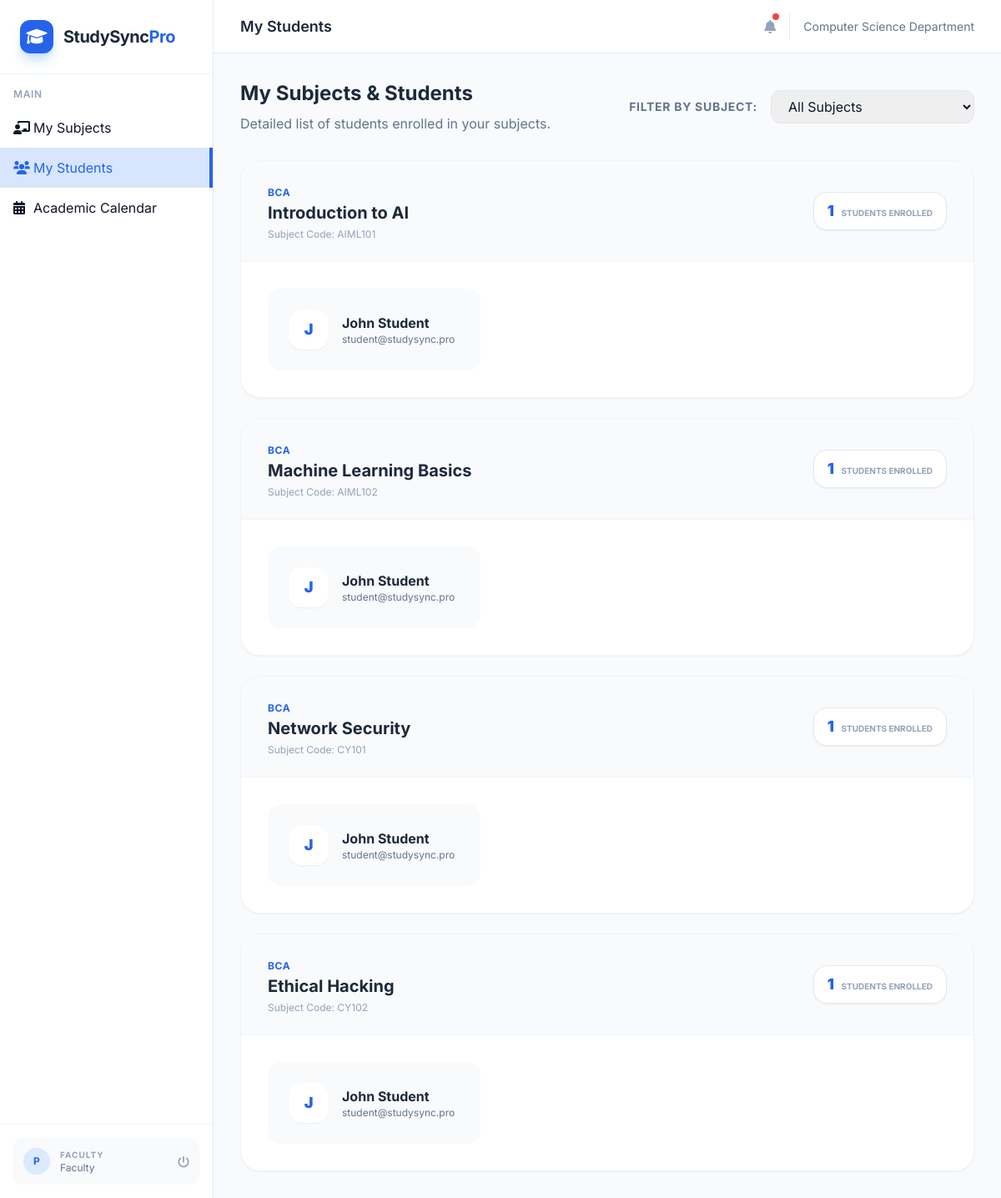
The app's page /faculty/my_students (signed in) with its own data.
### models.py (models this page shows)
class User(db.Model, UserMixin):
    __tablename__ = 'user'
    id = db.Column(db.Integer, primary_key=True)
    name = db.Column(db.String(100), nullable=False)
    email = db.Column(db.String(120), unique=True, nullable=False)
    password = db.Column(db.String(200), nullable=False)
    role = db.Column(db.String(20), nullable=False) # hod, faculty, student
    department = db.Column(db.String(100))
    subjects_taught = db.relationship('Subject', backref='faculty', lazy=True)
    enrollments = db.relationship('Enrollment', backref='student', lazy=True)
    events_created = db.relationship('Event', backref='creator', lazy=True, foreign_keys='Event.created_by')
    personal_reminders = db.relationship('Event', backref='owner', lazy=True, foreign_keys='Event.user_id')

class Course(db.Model):
    id = db.Column(db.Integer, primary_key=True)
    name = db.Column(db.String(100), nullable=False)
    department = db.Column(db.String(100), nullable=False)
    specializations = db.relationship('Specialization', backref='course', lazy=True, cascade="all, delete-orphan")
    subjects = db.relationship('Subject', backref='course', lazy=True, cascade="all, delete-orphan")

class Subject(db.Model):
    id = db.Column(db.Integer, primary_key=True)
    name = db.Column(db.String(100), nullable=False)
    code = db.Column(db.String(20), unique=True)
    course_id = db.Column(db.Integer, db.ForeignKey('course.id'), nullable=False)
    specialization_id = db.Column(db.Integer, db.ForeignKey('specialization.id'))
    faculty_id = db.Column(db.Integer, db.ForeignKey('user.id'))
    modules = db.relationship('Module', backref='subject', lazy=True, cascade="all, delete-orphan")
    enrollments = db.relationship('Enrollment', backref='subject', lazy=True, cascade="all, delete-orphan")
    events = db.relationship('Event', backref='subject', lazy=True, cascade="all, delete-orphan")

### routes/faculty.py (the view)
@faculty_bp.route('/my_students')
@login_required
def my_students():
    if current_user.role != 'faculty':
        return redirect(url_for('index'))
    subjects = Subject.query.filter_by(faculty_id=current_user.id).all()
    subject_details = []
    for sub in subjects:
        enrollments = Enrollment.query.filter_by(subject_id=sub.id).all()
        students = [en.student for en in enrollments]
        subject_details.append({
            'subject': sub,
            'students': students
        })
    return render_template('faculty_students.html', subject_details=subject_details)

### templates/faculty_students.html (shortened to what this page needs)
{% extends "base.html" %}
{% block header_title %}My Students{% endblock %}
{% block content %}
<div class="flex items-center justify-between mb-8">
    <div>
        <h3 class="text-2xl font-bold text-slate-800 mb-2">My Subjects & Students</h3>
        <p class="text-slate-500">Detailed list of students enrolled in your subjects.</p>
    </div>
    <div class="flex items-center space-x-4">
        <label class="text-sm font-bold text-slate-500 uppercase tracking-wider">Filter by Subject:</label>
        <select onchange="filterSubjects(this.value)" class="px-4 py-2 rounded-xl border border-slate-200 focus:border-blue-500 outline-none transition-all">
            <option value="all">All Subjects</option>
        </select>
    </div>
</div>
<div class="space-y-6">
    {% for detail in subject_details %}
    <div id="subject-{{ detail.subject.id }}" class="subject-section bg-white rounded-3xl shadow-sm border border-slate-100 overflow-hidden">
        <div class="bg-slate-50 px-8 py-6 flex items-center justify-between border-b border-slate-100">
            <div>
                <span class="text-xs font-bold text-blue-600 uppercase tracking-wider">{{ detail.subject.course.name }}</span>
                <h4 class="text-xl font-bold text-slate-800">{{ detail.subject.name }}</h4>
                <p class="text-xs text-slate-400 mt-1">Subject Code: {{ detail.subject.code }}</p>
            </div>
            <div class="px-4 py-2 bg-white border border-slate-200 rounded-2xl shadow-sm">
                <span class="text-lg font-black text-blue-600">{{ detail.students | length }}</span>
                <span class="text-[10px] font-bold text-slate-400 uppercase ml-1">Students Enrolled</span>
            </div>
        </div>
        <div class="p-8">
            {% if detail.students %}
            <div class="grid grid-cols-1 md:grid-cols-2 lg:grid-cols-3 gap-6">
                {% for student in detail.students %}
                <div class="p-6 bg-slate-50 rounded-2xl border border-transparent hover:border-blue-200 hover:bg-blue-50 transition-all group">
                    <div class="flex items-center space-x-4">
                        <div class="w-12 h-12 rounded-2xl bg-white shadow-sm flex items-center justify-center text-blue-600 font-black text-lg group-hover:scale-110 transition-transform">
                            {{ student.name[0] | upper }}
                        </div>
                        <div class="flex-1 min-w-0">
                            <h5 class="font-bold text-slate-800 truncate">{{ student.name }}</h5>
                            <p class="text-xs text-slate-500 truncate">{{ student.email }}</p>
                        </div>
                    </div>
                </div>
                {% endfor %}
            </div>
            {% endif %}
        </div>
    </div>
    {% endfor %}
</div>
{% endblock %}

### templates/base.html (shortened to what this page needs)
<!DOCTYPE html>
<html lang="en">
<head>
    <script src="https://cdn.tailwindcss.com"></script>
    <link href="https://cdnjs.cloudflare.com/ajax/libs/font-awesome/6.0.0/css/all.min.css" rel="stylesheet">
</head>
<body class="bg-slate-50 text-slate-900">
    {% if current_user.is_authenticated %}
    <div class="flex h-screen overflow-hidden">
        <aside class="w-64 bg-white border-r border-slate-200 flex-shrink-0 hidden md:flex flex-col">
            <div class="p-6 border-b border-slate-100">
                <div class="flex items-center space-x-3">
                    <div class="w-10 h-10 bg-blue-600 rounded-xl flex items-center justify-center text-white shadow-lg shadow-blue-200">
                        <i class="fas fa-graduation-cap text-xl"></i>
                    </div>
                    <span class="text-xl font-bold tracking-tight text-slate-800">StudySync<span class="text-blue-600">Pro</span></span>
                </div>
            </div>
            <nav class="flex-1 overflow-y-auto py-4">
                <div class="px-4 mb-2 text-xs font-semibold text-slate-400 uppercase tracking-wider">Main</div>
                {% if current_user.role == 'hod' %}
                <a href="{{ url_for('hod.dashboard') }}" class="sidebar-link flex items-center px-4 py-3 transition-colors {{ 'active' if request.endpoint == 'hod.dashboard' }}">
                    <i class="fas fa-chart-pie w-6"></i> <span>Dashboard</span>
                </a>
                <a href="{{ url_for('hod.manage_courses') }}" class="sidebar-link flex items-center px-4 py-3 transition-colors {{ 'active' if 'course' in request.endpoint }}">
                    <i class="fas fa-university w-6"></i> <span>Courses</span>
                </a>
                <a href="{{ url_for('hod.manage_specializations') }}" class="sidebar-link flex items-center px-4 py-3 transition-colors {{ 'active' if 'specialization' in request.endpoint }}">
                    <i class="fas fa-tags w-6"></i> <span>Specializations</span>
                </a>
                <a href="{{ url_for('hod.manage_subjects') }}" class="sidebar-link flex items-center px-4 py-3 transition-colors {{ 'active' if 'subject' in request.endpoint }}">
                    <i class="fas fa-book w-6"></i> <span>Subjects</span>
                </a>
                <a href="{{ url_for('hod.manage_users') }}" class="sidebar-link flex items-center px-4 py-3 transition-colors {{ 'active' if 'manage_users' in request.endpoint }}">
                    <i class="fas fa-user-plus w-6"></i> <span>Manage Users</span>
                </a>
                <div class="px-4 py-2 mt-4 text-[10px] font-black uppercase tracking-widest text-slate-400">Directory</div>
                <a href="{{ url_for('hod.view_faculty') }}" class="sidebar-link flex items-center px-4 py-3 transition-colors {{ 'active' if 'view_faculty' in request.endpoint }}">
                    <i class="fas fa-chalkboard-teacher w-6"></i> <span>Faculty</span>
                </a>
                <a href="{{ url_for('hod.view_students') }}" class="sidebar-link flex items-center px-4 py-3 transition-colors {{ 'active' if 'view_students' in request.endpoint }}">
                    <i class="fas fa-user-graduate w-6"></i> <span>Students</span>
                </a>
            {% elif current_user.role == 'faculty' %}
                <a href="{{ url_for('faculty.dashboard') }}" class="sidebar-link flex items-center px-4 py-3 transition-colors {{ 'active' if request.endpoint == 'faculty.dashboard' }}">
                    <i class="fas fa-chalkboard-teacher w-6"></i> <span>My Subjects</span>
                </a>
                <a href="{{ url_for('faculty.my_students') }}" class="sidebar-link flex items-center px-4 py-3 transition-colors {{ 'active' if request.endpoint == 'faculty.my_students' }}">
                    <i class="fas fa-users w-6"></i> <span>My Students</span>
                </a>
                <a href="{{ url_for('faculty.calendar') }}" class="sidebar-link flex items-center px-4 py-3 transition-colors {{ 'active' if request.endpoint == 'faculty.calendar' }}">
                    <i class="fas fa-calendar-alt w-6"></i> <span>Academic Calendar</span>
                </a>
                {% endif %}
            </nav>
            <div class="p-4 border-t border-slate-100">
                <div class="flex items-center space-x-3 p-3 bg-slate-50 rounded-xl">
                    <div class="w-8 h-8 rounded-full bg-blue-100 flex items-center justify-center text-blue-600 font-bold text-xs">
                        {{ current_user.name[0] | upper }}
                    </div>
                    <div class="flex-1 min-w-0">
                        <span class="text-[10px] font-bold text-slate-400 uppercase tracking-widest block">{{ current_user.role }}</span>
                        <p class="text-xs text-slate-500 capitalize">{{ current_user.role }}</p>
                    </div>
                    <a href="{{ url_for('auth.logout') }}" class="text-slate-400 hover:text-red-500 transition-colors">
                        <i class="fas fa-power-off text-sm"></i>
                    </a>
                </div>
            </div>
        </aside>
        <main class="flex-1 flex flex-col min-w-0 bg-slate-50 overflow-hidden">
            <header class="h-16 bg-white border-b border-slate-200 flex items-center justify-between px-8 z-10">
                <div class="flex items-center">
                    <h2 class="text-lg font-semibold text-slate-800">{% block header_title %}{% endblock %}</h2>
                </div>
                <div class="flex items-center space-x-4">
                    <div class="relative">
                        <i class="fas fa-bell text-slate-400 hover:text-blue-600 cursor-pointer"></i>
                        <span class="absolute -top-1 -right-1 w-2 h-2 bg-red-500 rounded-full"></span>
                    </div>
                    <span class="text-sm text-slate-500">{{ current_user.department }} Department</span>
                </div>
            </header>
            <div class="flex-1 overflow-y-auto p-8">
                {% block content %}{% endblock %}
            </div>
        </main>
    </div>
    {% else %}
    {% block auth_content %}{% endblock %}
    {% endif %}
</body>
</html>

### templates/base.html (style rules this page uses)
body { font-family: 'Inter', sans-serif; }
.sidebar-link.active { background: rgba(59, 130, 246, 0.2); color: #2563eb; border-right: 4px solid #2563eb; }

### records on screen
User: name "P", role "FACULTY", role "Faculty", department "Computer Science"
Course: subject.course.name "BCA" "BCA" "BCA" "BCA"
Subject: subject.name "Introduction to AI", subject.code "AIML101"
User: name "J", name "John Student", email "student@studysync.pro"
Subject: subject.name "Machine Learning Basics", subject.code "AIML102"
Subject: subject.name "Network Security", subject.code "CY101"
Subject: subject.name "Ethical Hacking", subject.code "CY102"

### other values on screen
{{ detail.students | length }} "1" "1" "1" "1"
